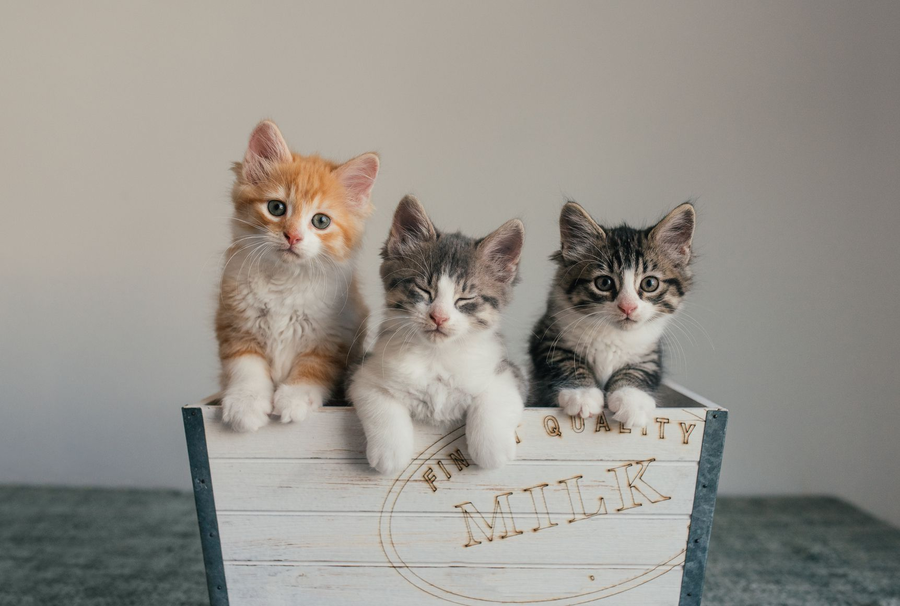
#> input picture Face Detection/cat_counter/cat.png, 900 x 606 px, found by its file name
$ python cat.py
#> lines starting #> are read from the running program, lines starting #| are printed output that depends on the picture; after the words box and inside, x2 and y2 are one past the last pixel; in counts of white or black regions, pixels touching at a corner belong together
import cv2


image = cv2.imread('cat_counter/cat.png')
#> image is the input picture: shape (606, 900, 3); mean B, G, R 141.1, 147.9, 151.7
image_gray = cv2.cvtColor(image, cv2.COLOR_BGR2GRAY)
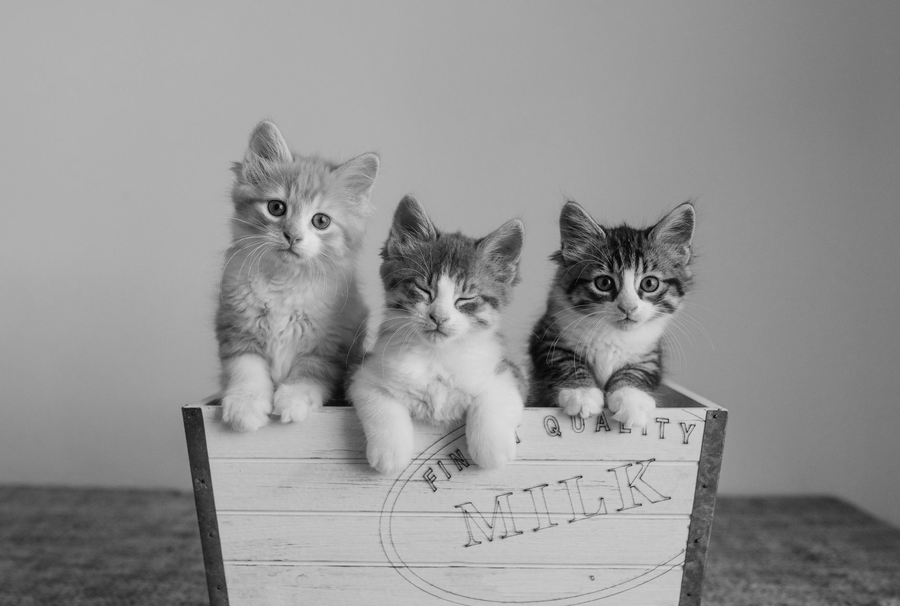
#> image_gray: shape (606, 900); min 3, max 228, mean 148.3

face_detector = cv2.CascadeClassifier(cv2.data.haarcascades + 'haarcascade_frontalcatface.xml')


faces = face_detector.detectMultiScale(image_gray)
#> faces = [[573, 242, 106, 106], [395, 254, 97, 97], [254, 181, 87, 87]]

num_cats = len(faces)
#> num_cats = 3
print(f'Number of cats detected: {num_cats}')
#| Number of cats detected: 3
cv2.putText(image, f'Number of cats detected: {num_cats}', (20, 40), cv2.FONT_HERSHEY_SIMPLEX, 0.9, (255, 255, 255), 2, cv2.LINE_AA)
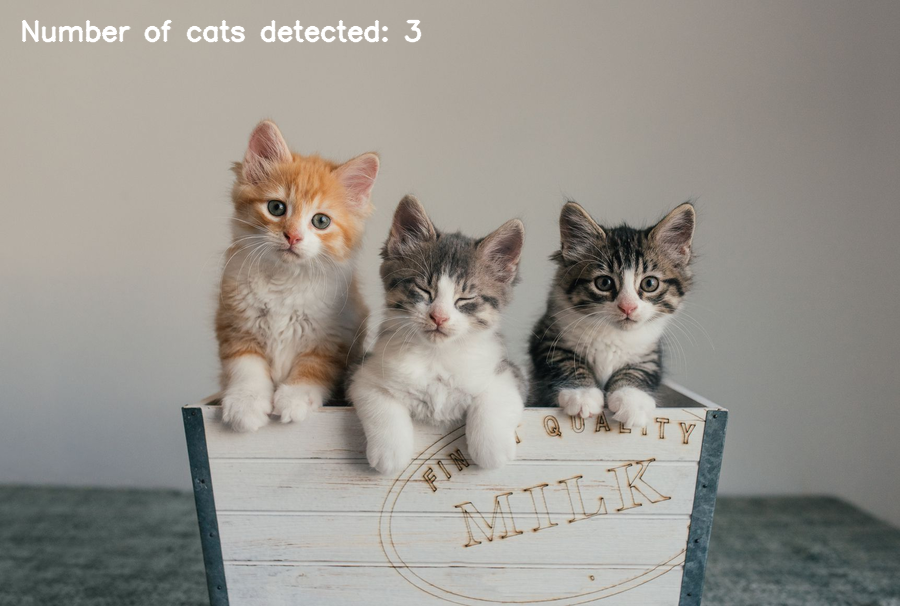
#> image: shape (606, 900, 3); 0.8% of pixels changed, all inside (x1, y1, x2, y2) = (21, 19, 422, 43)


for face in faces:
    x, y, w, h = face
    cv2.rectangle(image, (x, y), (x + w, y + h), (0, 0, 255), 2)
#> this loop made 3 passes
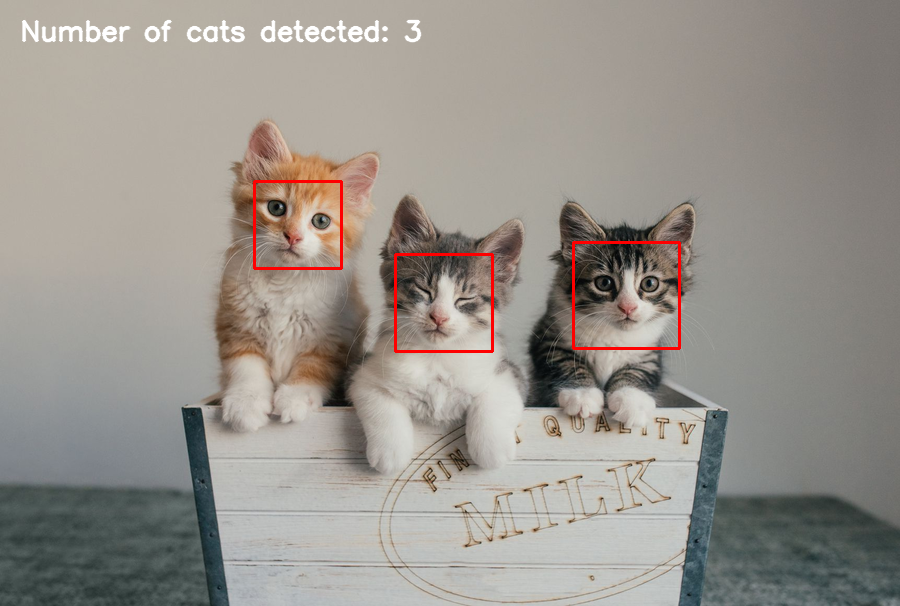
#> image: shape (606, 900, 3); 0.64% of pixels changed, all inside (x1, y1, x2, y2) = (253, 180, 681, 353)

cv2.imshow('Cat Number', image)
cv2.waitKey(0)

$ run again, with Face Detection/cat_counter/Untitled.png copied over Face Detection/cat_counter/cat.png
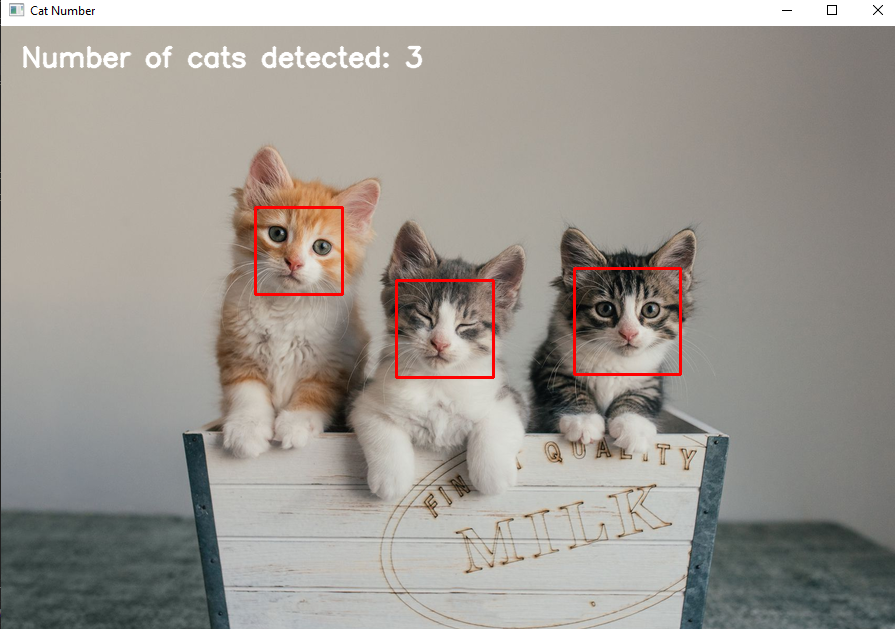
#> input picture Face Detection/cat_counter/Untitled.png, 895 x 629 px, found by its file name
#> image is the input picture: shape (629, 895, 3); mean B, G, R 145.6, 152.1, 157.2
#> faces = [[398, 283, 91, 91], [579, 271, 97, 97]]
#> num_cats = 2
#| Number of cats detected: 2
#> `cv2.putText(image, f'Number of cats detected: {num_cats}', (20, 40), c..`:
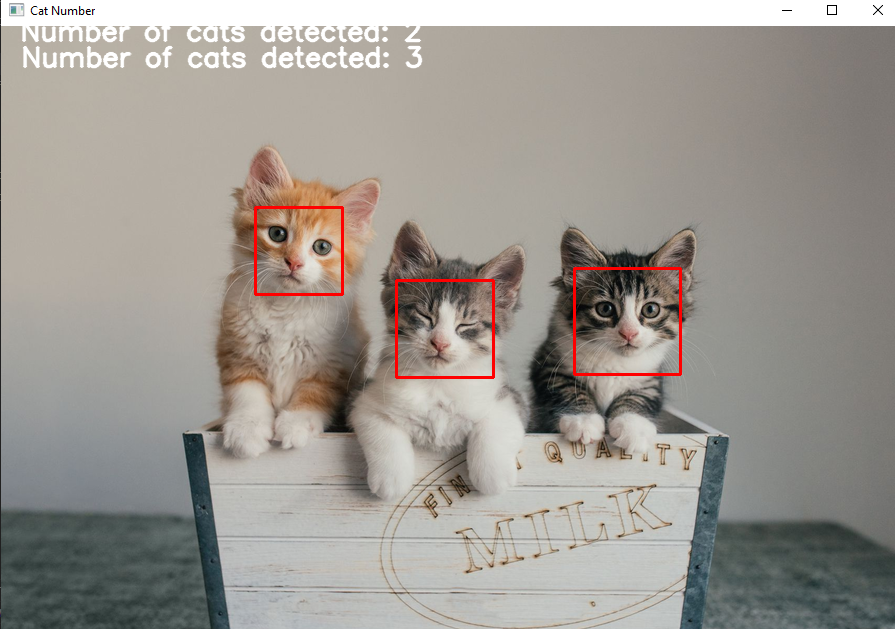
#> image: shape (629, 895, 3); 0.7% of pixels changed, all inside (x1, y1, x2, y2) = (22, 26, 422, 43)
#> the loop `for face in faces:` made 2 passes
#> after the loop `for face in faces:`:
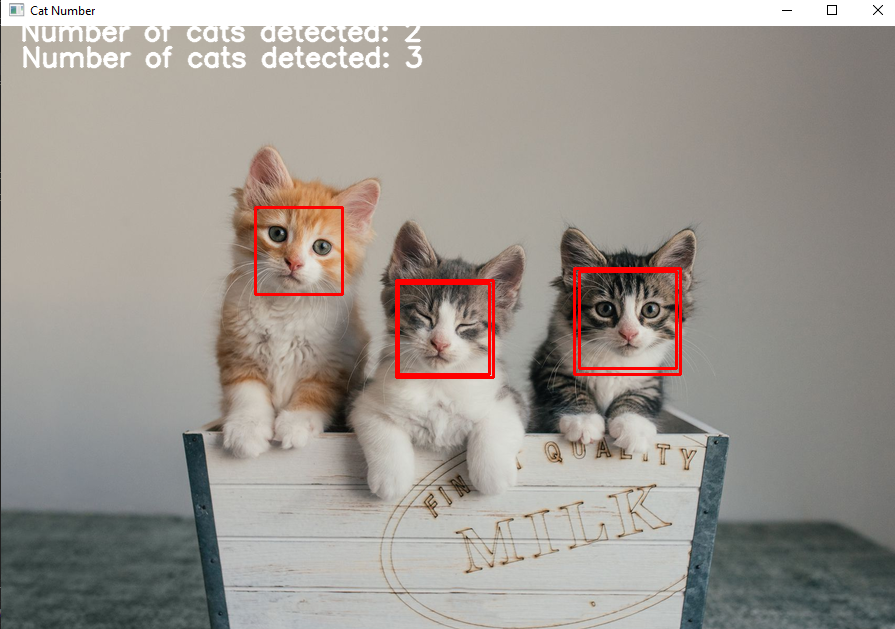
#> image: shape (629, 895, 3); 0.38% of pixels changed, all inside (x1, y1, x2, y2) = (398, 270, 678, 376)
